Frame 1 (no input): blank canvas, image omitted
Frame 60 (the mouse pressed at the canvas centre just before this capture): blank canvas, image omitted
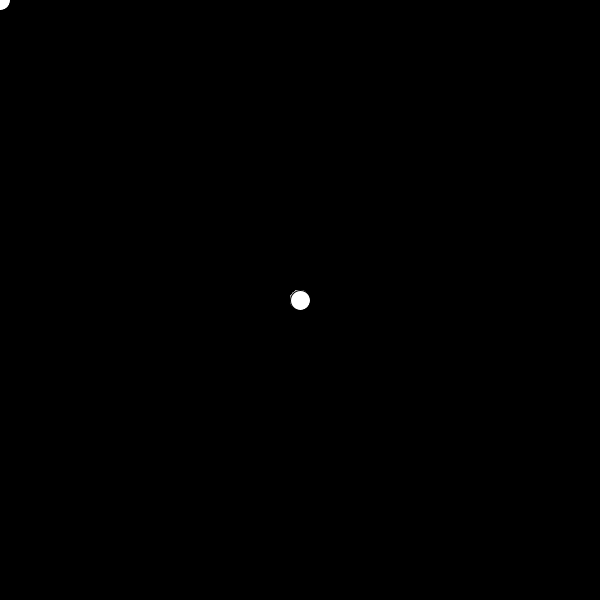
Frame 120 (the mouse held since frame 60 and released just before this capture)

The Processing sketch whose frames 1 and 60 were blank and that drew this single picture after the mouse press (run headless with seeded random() and noise(); from frame 60 on, the mouse is pressed at the canvas centre):

// Processing sketch: _1_setupdraw
// ── _1_setupdraw.pde
/* variables are initialized here or operations that we only 
want to perform once.  
*/
void setup () {
 size(600,600);
 smooth();
 //background can go from 255(white) - 0(black)
 background (0);
 
  
}
/*this section of the code is constantly refreshing.  Note that
when we move the background to the set up section, the moving cursor
is not animated. The background is not refresshing with the ellipse
*/
void draw (){
 
  //(x,y,w,h)  remembner the other formats for these parameters)
  ellipse(mouseX,mouseY,20,20);
  
  
}
